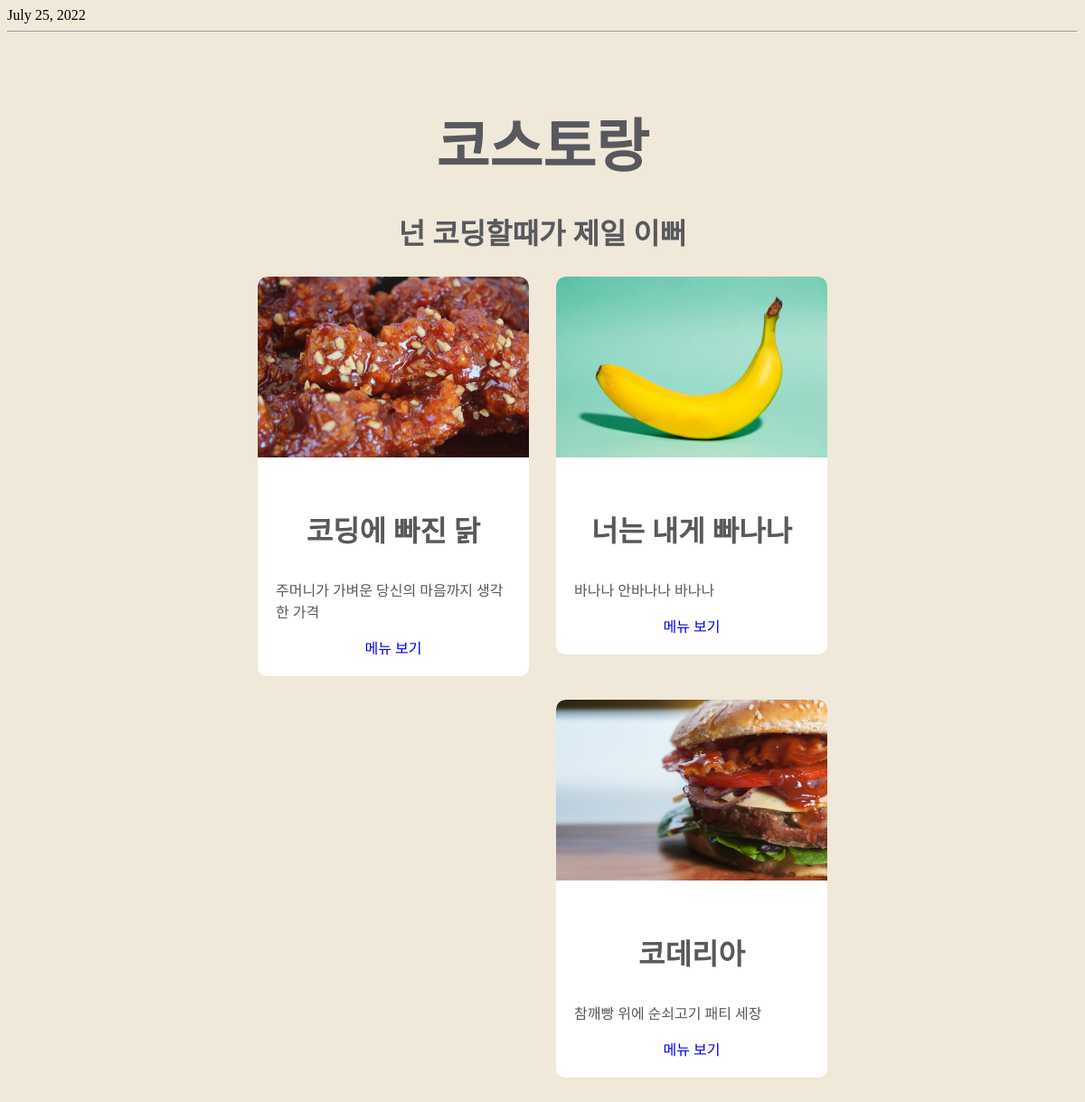
The page /foods/menu/ on the database its author committed.
### foods/models.py (models this page shows, shortened)
class Menu(models.Model):
    name = models.CharField(max_length=50)
    description = models.CharField(max_length=100)
    price = models.IntegerField()
    img_path = models.CharField(max_length=255)

### foods/views.py (the view)
# urls.py: path('menu/', views.index),
def index(request):
    context = dict()
    today = datetime.today().date()
    context["date"] = today
    menus = Menu.objects.all()
    context["menus"] = menus
    return render(request,'foods/index.html',context=context)

### foods/templates/foods/index.html
{% extends './base.html' %}
{% load static %}
{% block date-block %}
<div>{{date}}<div>
{% endblock date-block %}
{% block food-container %}
  {% for menu in menus %}
    <div class="food">
      <img src= {% get_static_prefix %}{{menu.img_path}} width="300px" height="200px"/>
      <div class="info">
        <h3>{{menu.name}}</h3>
        <P>{{menu.description}}</p>
        <a href="{{menu.id}}">메뉴 보기</a>
      </div>
    </div>
  {% endfor %}
{% endblock food-container %}

### foods/templates/foods/base.html (shortened to what this page needs)
{% load static %}
<!DOCTYPE html>
<html>
<head>
  <link rel="stylesheet" href={% static 'foods/css/styles.css'%}>
</head>
<body>
  <div>
    {% block date-block %}
    {% endblock date-block %}
  <hr/>
  <h1>코스토랑</h1>
  <h2>넌 코딩할때가 제일 이뻐</h2>
  <div class="food-container">
    {% block food-container %}
    {% endblock food-container %}
  </div>
</body>
</html>

### foods/static/foods/css/styles.css (style rules this page uses)
* { box-sizing: border-box; }
body { background-color : #f0e8d9; }
h1 { text-align: center; font-size:64px; color: #58595e; margin-top: 75px; margin-bottom: 30px; font-family: Jua; }
h2 { text-align: center; font-size:32px; color: #58595e; font-family: Jua; }
.food-container { width:660px; margin-left: auto; margin-right: auto; }
.food { background-color : white; width: 300px; margin-left: auto; margin-right: auto; border-radius: 10px; overflow: hidden; margin-bottom: 50px; float: left; margin-left: 15px; margin-right: 15px; }
.food h3 { color: #58595b; font-size: 32px; font-family: Jua; }
.food p { color: #58595b; font-size: 16px; font-family: Jua; text-align: left; }
.food a { color: #0000ee; font-size: 16px; font-family: Jua; text-decoration: none; }
.food .info { padding: 20px; text-align: center; }
.food img { border-top-left-radius: 10px; border-top-right-radius: 10px; }

### rows shown on the page
Menu: img_path (picture), name "코딩에 빠진 닭", description "주머니가 가벼운 당신의 마음까지 생각한 가격"
Menu: img_path (picture), name "너는 내게 빠나나", description "바나나 안바나나 바나나"
Menu: img_path (picture), name "코데리아", description "참깨빵 위에 순쇠고기 패티 세장"

### other values the page prints
{{ date }} "July 25, 2022"
